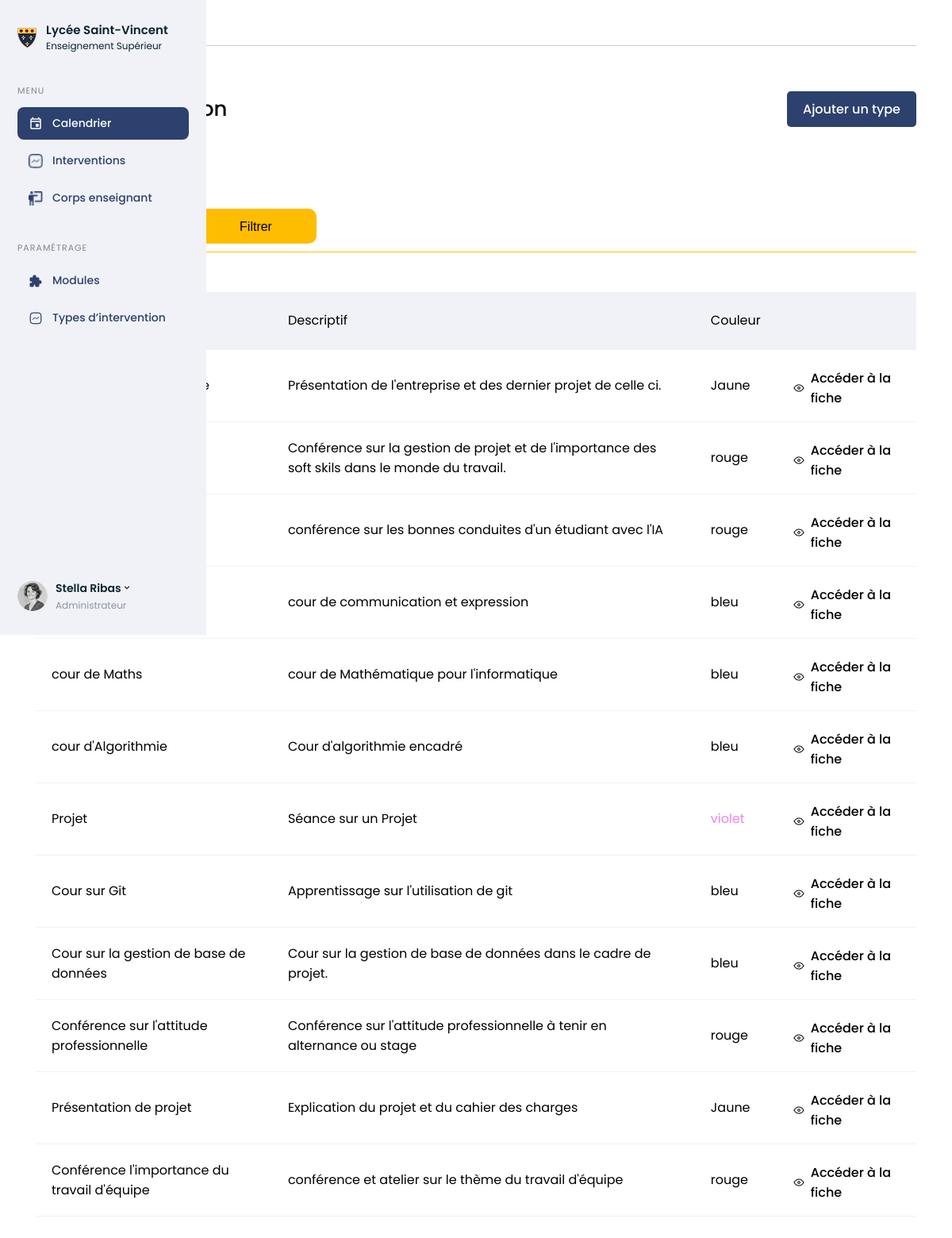
The app's page /Type_intervention.php, older data.
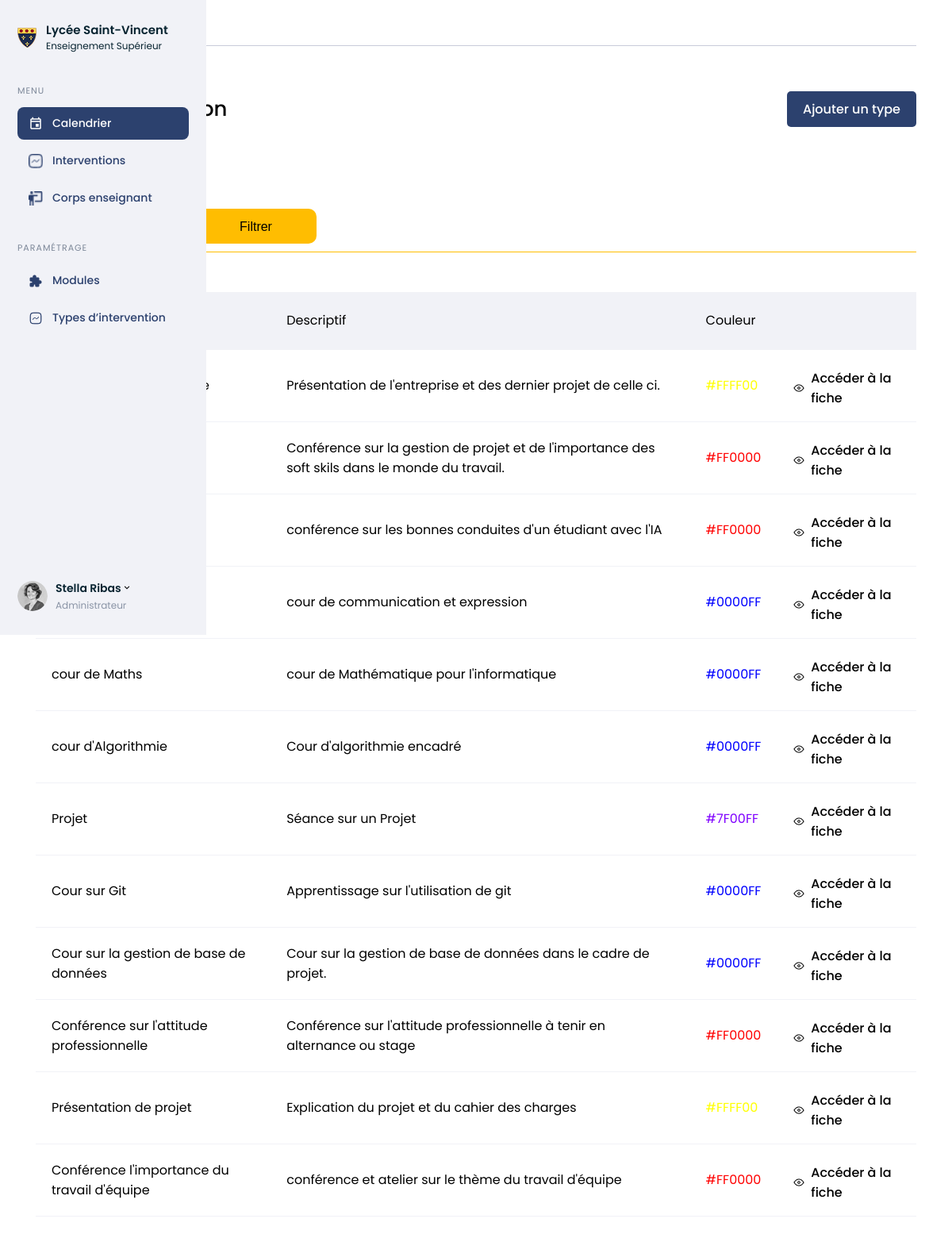
The same page, newer data.
### tables this page shows
CREATE TABLE IF NOT EXISTS `intervention_type` (
  `id` int NOT NULL AUTO_INCREMENT,
  `name` varchar(255) NOT NULL,
  `description` text NOT NULL,
  `color` varchar(20) NOT NULL,
  PRIMARY KEY (`id`)
);

### public/Type_intervention.php (the view, shortened to what this page needs)
<!DOCTYPE html>
<html lang="fr">
<head>
    <link rel="stylesheet" href="style.css">
</head>
<body>
    <!DOCTYPE html>
<html lang="fr">
<head>
    <link rel="stylesheet" href="style.css">
</head>
<body>
    <nav>
        <?php require_once('Menu_gestion_licence.php'); ?>
    </nav>
    <section class="intervention-type">
        <div class="breadcrumb">
            <p>></p>
            <p>Types intervention</p>
        </div>
        <section class="titles-page">
            <div class="align">
                <h3>Types intervention</h3>
                <a href="Ajout_intervention.php" class="blue-button">Ajouter un type</a>
            </div>
            <form method="post" action="">
                <h3 class="yellow">Filtres</h3>
                <div class="intervention-row">
                    <div class="intervention-column">
                        <label name="name-filter">Nom</label>
                    </div>
                    <button class="yellow-button">Filtrer</button>
                </div>
            </form>
            <?php
            require_once 'connexion.php';
            $requete = $con->prepare("SELECT count(id) FROM intervention_type");
            $requete -> execute();
            $contenu = $requete->fetchAll(\PDO::FETCH_ASSOC);
            $contenu=(int)$contenu[0]["count(id)"];
            echo "<h4>".$contenu." types</h4>";
            ?>
            <table class="table">
                <tr class="columns">
                    <td>Nom</td>
                    <td>Descriptif</td>
                    <td>Couleur</td>
                    <td></td>
                </tr>
                <?php
                    if (!empty($_POST["name-filter"])){
                        $filtre = $_POST["name-filter"];
                        $requete = $con->prepare("SELECT id, name, description, color FROM intervention_type WHERE name=:filtre");
                        $requete->bindParam(':filtre', $filtre);
                        $requete->execute();
                        $contenu = $requete->fetchAll(\PDO::FETCH_ASSOC);
                        foreach ($contenu as $colonne => $element) {
                        echo "<tr>";
                        echo "<td>". $element["name"]. "</td>";
                        echo "<td>". $element["description"]. "</td>"; ?>
                        <td style="color:<?php echo $element["color"]?>"><?php echo $element["color"] ?></td>
                        <td class="table_align"><img src="assets/Oeil.png" alt="">
                        <a href="Fiche_intervention.php?id=<?php echo $element['id']; ?>">Accéder à la fiche</a></td>
                        </tr><?php
                        }
                    }
                    else {
                        $requete = $con->prepare("SELECT id, name, description, color FROM intervention_type");
                        $requete->execute();
                        $contenu = $requete->fetchAll(\PDO::FETCH_ASSOC);
                        foreach ($contenu as $colonne => $element) {
                            echo "<tr>";
                            echo "<td>". $element["name"]. "</td>";
                            echo "<td>". $element["description"]. "</td>"; ?>
                            <td style="color:<?php echo $element["color"]?>"><?php echo $element["color"] ?></td>
                            <td class="table_align"><img src="assets/Oeil.png" alt="">
                            <a href="Fiche_intervention.php?id=<?php echo $element['id']; ?>">Accéder à la fiche</a></td>
                            <?php
                            echo "</tr>";
                        }
                    }
                ?>
            </table>
        </section>
    </section>
</body>
</html>

### public/Menu_gestion_licence.php (shortened to what this page needs)
<?php
$active = "calendrier";
?>
<!DOCTYPE html>
<html lang="fr">
<head>
    <link rel="stylesheet" href="style.css">
</head>
<body>
    <div class="lateral-menu">
        <div class="logo-menu">
            <img src="assets/logo1.png">
            <div class="title-menu">
                <strong>Lycée Saint-Vincent</strong><br>
                <span>Enseignement Supérieur</span>
            </div>
        </div>
        <div class="menu-section">
            <div class="menu-section-title">MENU</div>
                <a href="#" class="menu-item <?php if($active=='calendrier') echo 'active-item-menu'; ?>">
                <img src="assets/icon1.png" class="menu-icon">
                Calendrier </a>
                <a href="#" class="menu-item <?php if($active=='interventions') echo 'active-item-menu'; ?>">
                <img src="assets/icon2.png" class="menu-icon">
                Interventions
                </a>
                <a href="#" class="menu-item <?php if($active=='enseignants') echo 'active-item-menu'; ?>">
                <img src="assets/icon3.png" class="menu-icon">
                Corps enseignant
                </a>
            </div>
            <div class="menu-section">
                <div class="menu-section-title">PARAMÉTRAGE</div>
                    <a href="#" class="menu-item <?php if($active=='modules') echo 'active-item-menu'; ?>">
                    <img src="assets/icon4.png" class="menu-icon">
                    Modules
                    </a>
                    <a href="#" class="menu-item <?php if($active=='types') echo 'active-item-menu'; ?>">
                    <img src="assets/icon5.png" class="menu-icon">
                    Types d’intervention
                    </a>
                </div>
                <div class="user-menu">
                    <img src="assets/image1.png" class="avatar-menu">
                    <div>
                        <div class="flex">
                            <p class="name-menu">Stella Ribas</p>
                            <a href="#dialog"><img src="assets/chevron-down.png" alt="" style="cursor: pointer;"></a>
                        </div>
                        <p class="menu-role">Administrateur</p>
                    </div>
                </div>
            </div>
</body>
</html>

### public/style.css (style rules this page uses)
nav { position: fixed; }
.yellow { color: #FFBD01; font-family: Poppins; font-weight: bold; font-style: Medium; font-size: 20px; line-height: 24px; letter-spacing: 0px; }
.intervention-column { display: flex; flex-direction: column; }
.yellow-button { background-color: #FFBD01; border: none; border-radius: 10px; width: 153px; padding: 14px 20px; cursor: pointer; height: 44px; }
p, h3 { margin: 0; }
tr { border-bottom: 1px solid #F1F2F7; height: 72px; }
.table_align { display: flex; align-items: center; padding-top: 23px; }
.table_align img { padding-right: 7px; }
.table_align a { text-decoration: none; color: black; }
nav { width: 240px; background-color: #F1F2F7; height: 100vh; }
.breadcrumb { display: inline-flex; height: 57px; width: 100%; align-items: center; gap: 10px; border-bottom: 1px solid #C8CBD9; background-color: white; }
body { display: flex; margin: 0; }
.intervention-type { padding: 0px 45px 45px 45px; font-family: Poppins; width: 100%; }
.titles-page h3 { font-size: 26px; font-weight: 500; margin: 20px 0px; }
.titles-page h4 { font-size: 20px; font-weight: 500; margin: 10px 0px; }
.blue-button { padding: 10px 20px; background-color: #2C416E; color: white; text-align: center; border-radius: 5px; display: inline-block; border: unset; }
.align { display: flex; justify-content: space-between; align-items: center; margin-top: 40px; }
td { padding: 17px 20px; }
table { width: 100%; border-collapse: collapse; }
.columns { background-color: #F1F2F7; }
* { box-sizing: 0; }
form { margin-top: 20px; }
label { font-weight: 400; font-size: 16px; }
form { width: 100%; }
.lateral-menu { width:260px; height:100vh; background:#F1F2F7; padding:28px 22px; box-sizing:border-box; display:flex; flex-direction:column; font-family: 'Poppins'; }
.logo-menu { display:flex; align-items:center; gap:12px; margin-bottom:40px; }
.logo-menu img { width:24px; }
.title-menu { line-height:1.2; }
.title-menu strong { font-size:15px; font-weight:600; color:#082431; }
.title-menu span { font-size:12px; color:#082431; }
.menu-section { margin-bottom:28px; }
.menu-section-title { font-family:'Poppins', sans-serif; font-size:11px; letter-spacing:1px; color:#7C8798; margin-bottom:12px; }
.menu-item { display:flex; align-items:center; gap:12px; padding:10px 14px; border-radius:8px; text-decoration:none; font-size:14px; color:#2C416E; margin-bottom:6px; font-weight:500; }
.menu-icon { width:18px; height:18px; }
.active-item-menu { background:#2C416E; color:white; }
.user-menu { margin-top:auto; display:flex; align-items:center; gap:10px; }
.avatar-menu { width:38px; height:38px; border-radius:50%; }
.name-menu { font-size:14px; font-weight:600; color:#082431; }
.menu-role { font-size:12px; color:#8A94A6; }
.flex { display: flex; align-items: center; }
.intervention-row { display: flex; gap: 10px; border-bottom: 1px solid #FFBD01; padding-bottom: 10px; align-items: flex-end; }
button { font-weight: 500; font-size: 16px; }
a { text-decoration: none; color: black; font-weight: 500; }

Row changes from the older to the newer data that the page shows:
changed intervention_type "Présentation de l'entreprise et des dernier projet de celle ci.": color "Jaune" → "#FFFF00"
changed intervention_type (number 2 of 12 on the later page): color "rouge" → "#FF0000"
changed intervention_type "conférence sur les bonnes conduites d'un étudiant avec l'IA": color "rouge" → "#FF0000"
changed intervention_type "cour de communication et expression": color "bleu" → "#0000FF"
changed intervention_type "cour de Maths": color "bleu" → "#0000FF"
changed intervention_type "cour d'Algorithmie": color "bleu" → "#0000FF"
changed intervention_type "Projet": color "violet" → "#7F00FF"
changed intervention_type "Cour sur Git": color "bleu" → "#0000FF"
changed intervention_type "Cour sur la gestion de base de données": color "bleu" → "#0000FF"
changed intervention_type "Conférence sur l'attitude professionnelle": color "rouge" → "#FF0000"
changed intervention_type "Présentation de projet": color "Jaune" → "#FFFF00"
changed intervention_type "Conférence l'importance du travail d'équipe": color "rouge" → "#FF0000"
